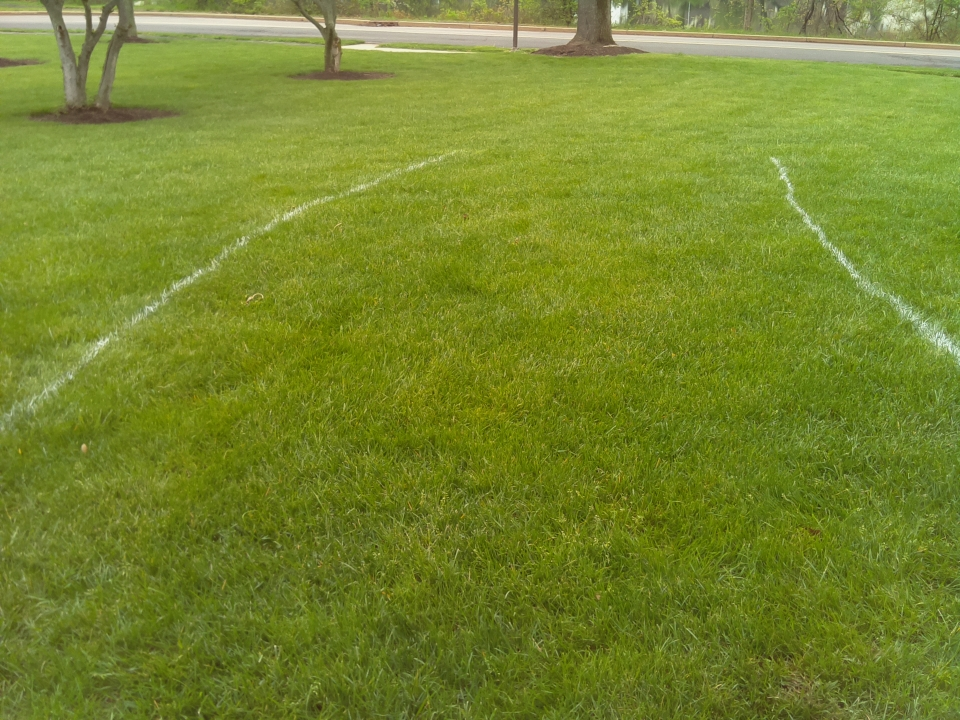
#> input picture first_tests/whitelines2.jpg, 960 x 720 px, found by its file name
$ python testtransform.py
#> lines starting #> are read from the running program, lines starting #| are printed output that depends on the picture
import time
import cv2
import numpy as np

img = cv2.imread('whitelines2.jpg')
#> img is the input picture: shape (720, 960, 3); mean B, G, R 44.7, 134.3, 118.3
rows,cols,ch = img.shape
#> rows = 720; cols = 960; ch = 3

pts2 = np.float32([[0,0],[2592,0],[0,1944],[2592,1944]])
pts1 = np.float32([[150,600],[2400,600],[0,1600],[2592,1600]])

M = cv2.getPerspectiveTransform(pts1,pts2)

dst = cv2.warpPerspective(img,M,(2592,1944))
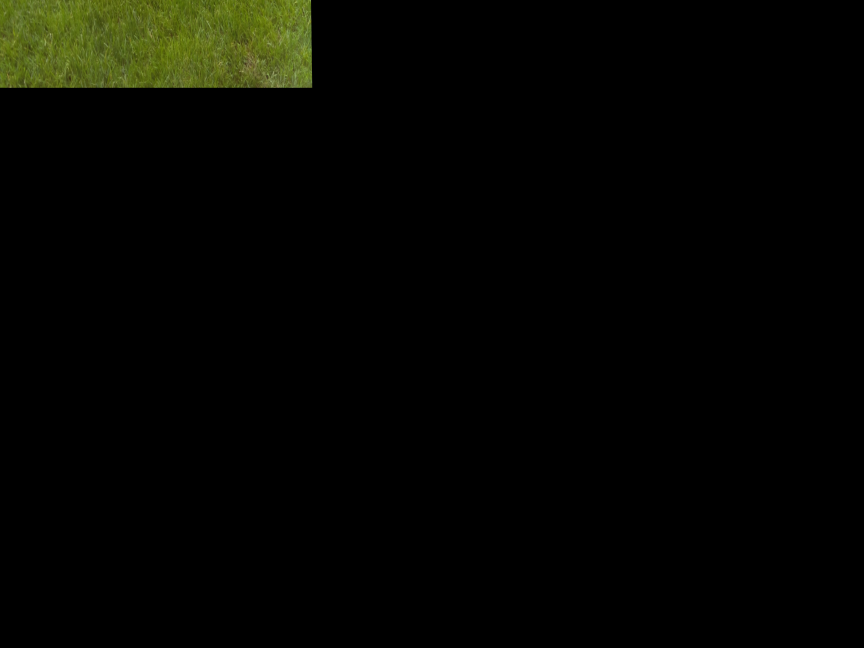
#> dst: shape (1944, 2592, 3) (shown at 1/3 size); mean B, G, R 1.5, 5.4, 4.6

print(dst)
#> (printed output is left out)

smallimg = cv2.resize(img, (0,0),fx=0.25,fy=0.25)
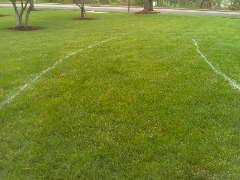
#> smallimg: shape (180, 240, 3); mean B, G, R 44.8, 134.4, 118.5
small = cv2.resize(dst, (0,0), fx=0.25, fy=0.25)
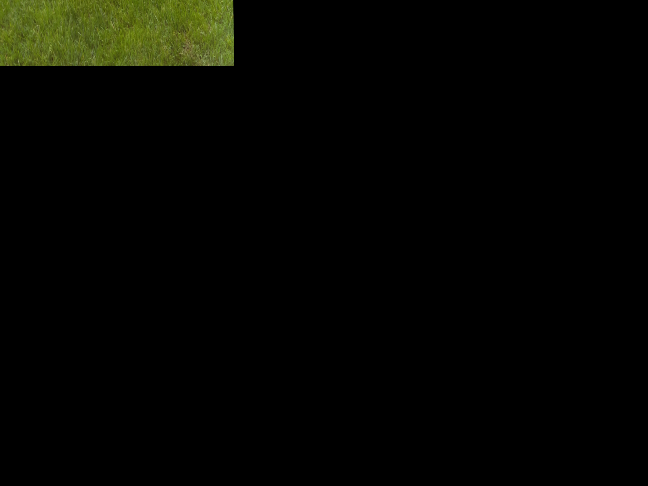
#> small: shape (486, 648, 3); mean B, G, R 1.5, 5.4, 4.7

cv2.imshow("original",smallimg)
cv2.imshow("perspective", small)

if cv2.waitKey(0) & 0xff == 27:
#> (key Esc is pressed here)
	cv2.destroyAllWindows()

$ run again, with first_tests/whitelines3.jpg copied over first_tests/whitelines2.jpg
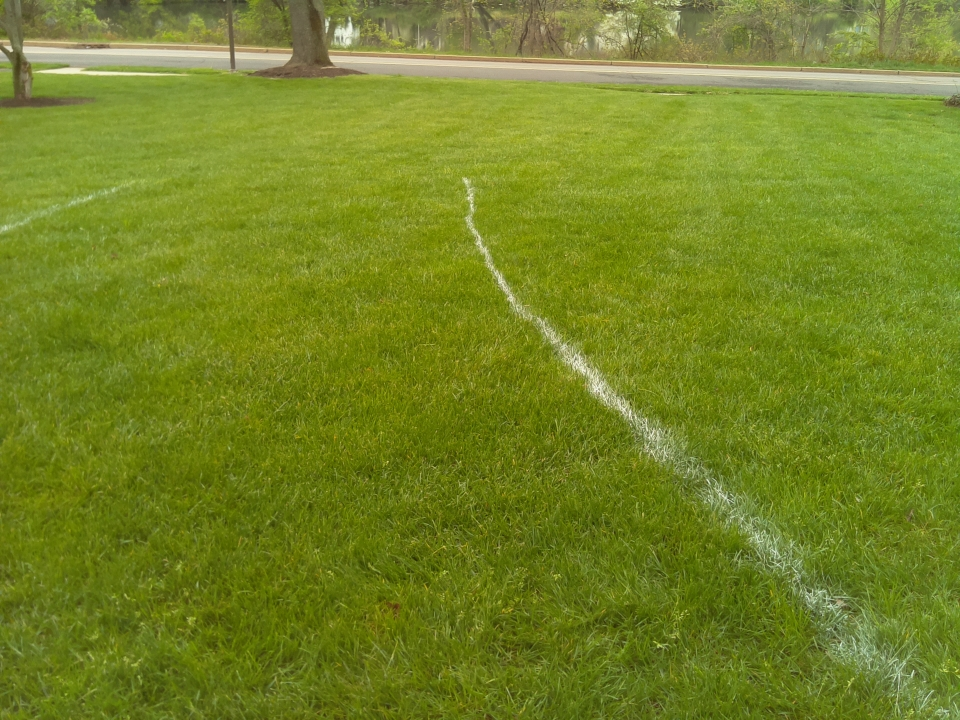
#> input picture first_tests/whitelines3.jpg, 960 x 720 px, found by its file name
#> img is the input picture: shape (720, 960, 3); mean B, G, R 36.8, 132.2, 116.1
#> (printed output is left out)
#> `smallimg = cv2.resize(img, (0,0),fx=0.25,fy=0.25)`:
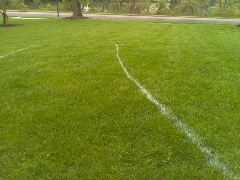
#> smallimg: shape (180, 240, 3); mean B, G, R 37, 132.4, 116.2
#> `small = cv2.resize(dst, (0,0), fx=0.25, fy=0.25)`:
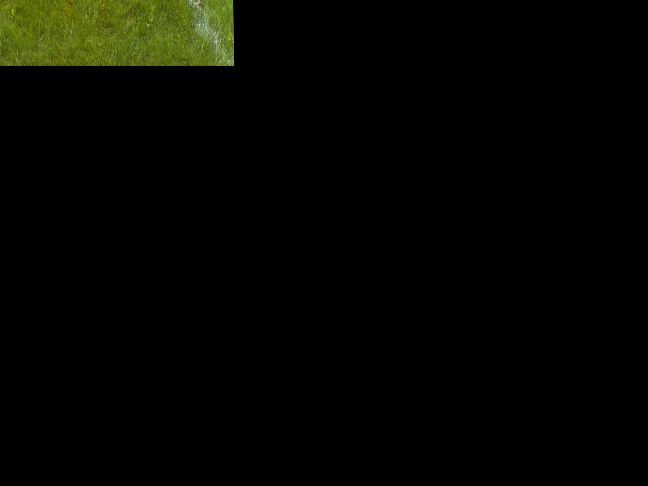
#> small: shape (486, 648, 3); mean B, G, R 1.3, 5.6, 4.7

$ run again, with first_tests/whitelines4.jpg copied over first_tests/whitelines2.jpg
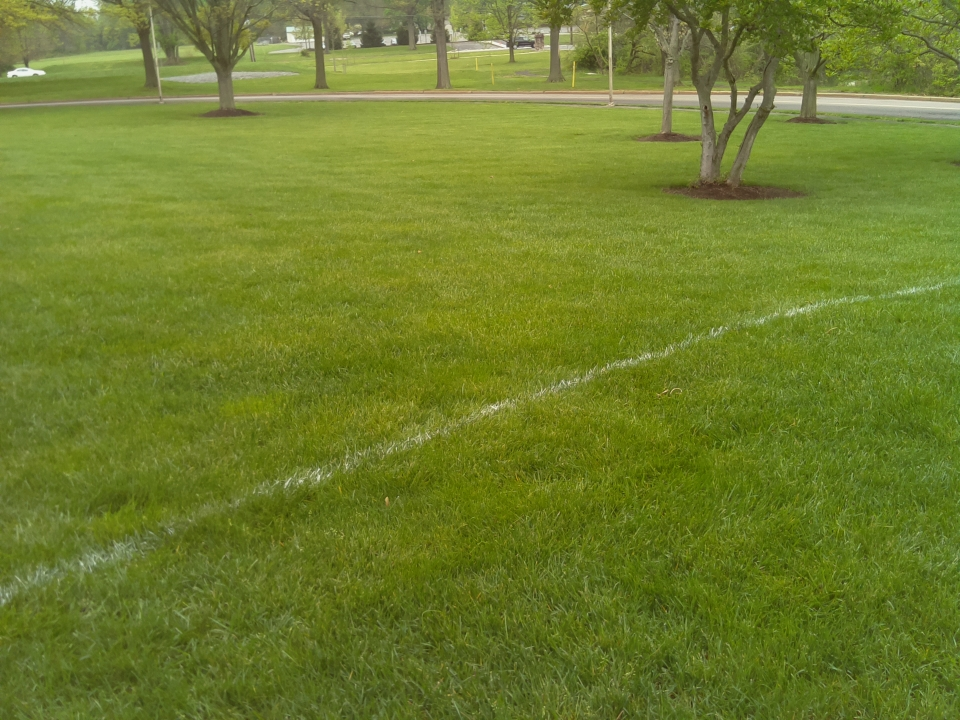
#> input picture first_tests/whitelines4.jpg, 960 x 720 px, found by its file name
#> img is the input picture: shape (720, 960, 3); mean B, G, R 44.2, 125.8, 110.4
#> (printed output is left out)
#> `smallimg = cv2.resize(img, (0,0),fx=0.25,fy=0.25)`:
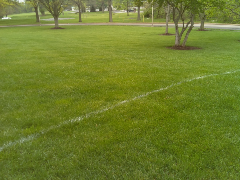
#> smallimg: shape (180, 240, 3); mean B, G, R 44.3, 125.9, 110.5
#> `small = cv2.resize(dst, (0,0), fx=0.25, fy=0.25)`:
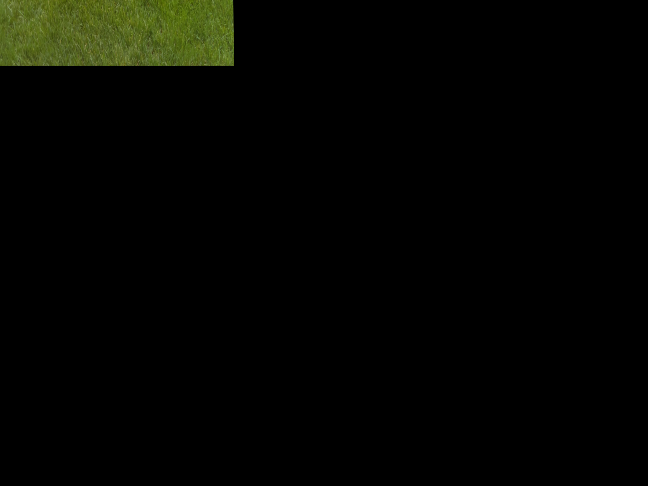
#> small: shape (486, 648, 3); mean B, G, R 1.6, 5.1, 4.3
